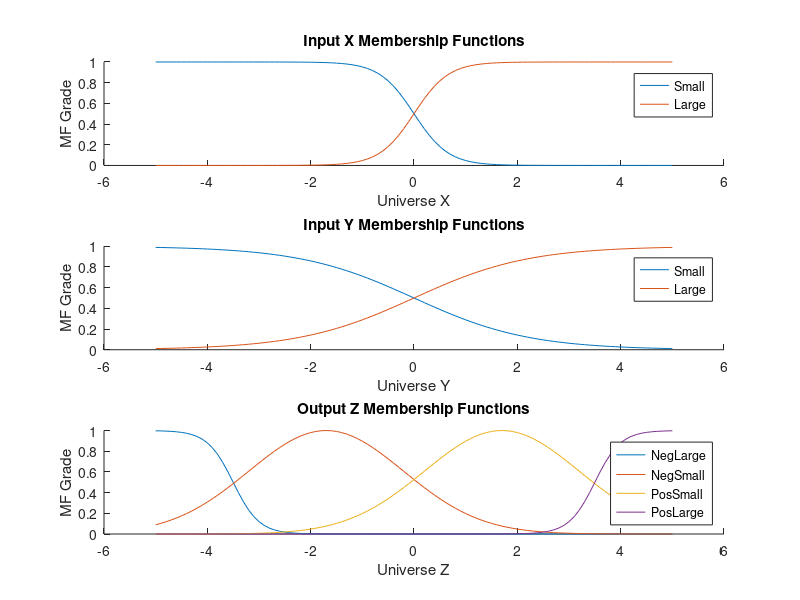
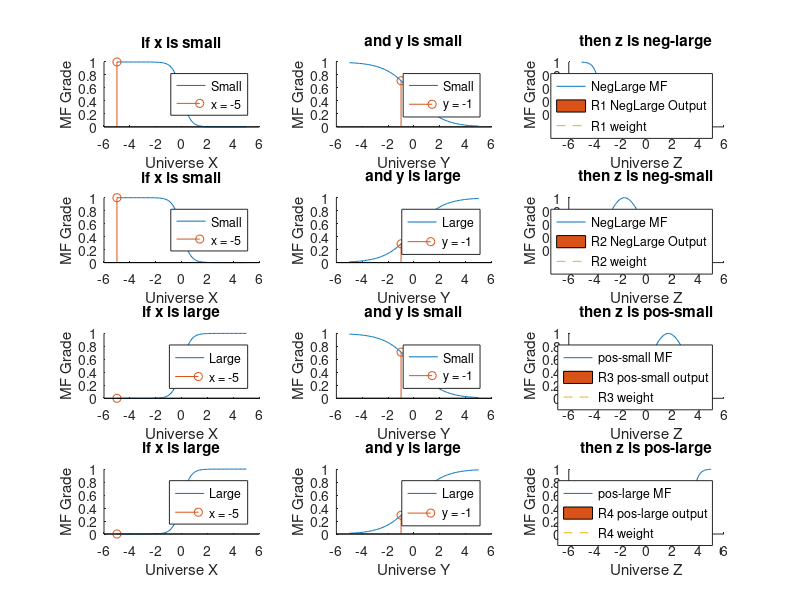

The MATLAB script that drew these images, in order: (Note: a time limit stopped this script after it produced the figures.)
x = [-5:.1:5];
y = x;

% X input MF's
xsmall = 1./(1+exp(-(-3)*(x-0)));
xlarge = 1./(1+exp(-(3)*(x-0)));

subplot(3,1,1);
hold on
plot(x,xsmall);
plot(x,xlarge);
xlabel('Universe X');
ylabel('MF Grade');
title('Input X Membership Functions');
legend('Small', 'Large')

% Y input MF's
ysmall = 1./(1+exp(-(-0.9)*(y-0)));
ylarge = 1./(1+exp(-(0.9)*(y-0)));

subplot(3,1,2);
hold on
plot(y,ysmall);
plot(y,ylarge);
xlabel('Universe Y');
ylabel('MF Grade');
title('Input Y Membership Functions');
legend('Small', 'Large')

% Z output MF's
zneglarge = 1./(1+exp(-(-4)*(x-(-3.5))));
znegsmall = exp(-0.5*(((x-(-1.7))/1.5).^2));
zpossmall = exp(-0.5*(((x-(1.7))/1.5).^2));
zposlarge = 1./(1+exp(-(4)*(x-(3.5))));

subplot(3,1,3);
hold on
plot(x,zneglarge);
plot(x,znegsmall);
plot(x,zpossmall);
plot(x,zposlarge);
xlabel('Universe Z');
ylabel('MF Grade');
title('Output Z Membership Functions');
legend('NegLarge', 'NegSmall', 'PosSmall', 'PosLarge')

%% Product Inference Engine (PIE)

% Crisp inputs are used as fuzzy singleton facts
xfacts = [-5 0 1];
yfacts = [-1 0 5];

% Evaluate X and Y membership functions at these fact values
% this output known as "firing strength" ?
xfacts_xsmall_MFgrade = 1./(1+exp(-(-3)*(xfacts-0)));
xfacts_xlarge_MFgrade = 1./(1+exp(-(3)*(xfacts-0)));
yfacts_ysmall_MFgrade = 1./(1+exp(-(-0.9)*(yfacts-0)));
yfacts_ylarge_MFgrade = 1./(1+exp(-(0.9)*(yfacts-0)));
  
% Rule 1, if x is small and y is small then z is neglarge
wR1 = xfacts_xsmall_MFgrade .* yfacts_ysmall_MFgrade;    % this is the "rule weight" from all inputs (antecedents)?
R1_zneglarge = wR1' * zneglarge;
% Rule 2, if x is small and y is large then z is negsmall
wR2 = xfacts_xsmall_MFgrade .* yfacts_ylarge_MFgrade;
R2_znegsmall = wR2' * znegsmall;
% Rule 3, if x is large and y is small then z is possmall
wR3 = xfacts_xlarge_MFgrade .* yfacts_ysmall_MFgrade;
R3_zpossmall = wR3' * zpossmall;
% Rule 4, if x is large and y is large then z is poslarge
wR4 = xfacts_xlarge_MFgrade .* yfacts_ylarge_MFgrade;
R4_zposlarge = wR4' * zposlarge;


%% Plot everything

for i=1:length(xfacts),
    % Plot Rule 1
    figure();
    subplot(4,3,1);
    hold on
    plot(x,xsmall);
    stem(xfacts(i),xfacts_xsmall_MFgrade(i)); % Small MF grade for x 
    xlabel('Universe X');
    ylabel('MF Grade');
    title('if x is small');
    legend('Small', sprintf('x = %i', xfacts(i)))

    subplot(4,3,2);
    hold on
    plot(y,ysmall);
    stem(yfacts(i),yfacts_ysmall_MFgrade(i)); % Small MF grade for y 
    xlabel('Universe Y');
    ylabel('MF Grade');
    title('and y is small');
    legend('Small', sprintf('y = %i', yfacts(i)))

    subplot(4,3,3);
    hold on
    plot(x,zneglarge);
    area(x,R1_zneglarge(i,:));
    temp = ones(length(x)) * wR1(i);
    plot(x,temp, '--');    % Product of x and y MF grades = rule weight? 
    xlabel('Universe Z');
    ylabel('MF Grade');
    title('then z is neg-large');
    legend('NegLarge MF', 'R1 NegLarge Output', 'R1 weight')

    % Plot Rule 2
    subplot(4,3,4);
    hold on
    plot(x,xsmall);
    stem(xfacts(i),xfacts_xsmall_MFgrade(i)); % Small MF grade for x 
    xlabel('Universe X');
    ylabel('MF Grade');
    title('if x is small');
    legend('Small', sprintf('x = %i', xfacts(i)))

    subplot(4,3,5);
    hold on
    plot(y,ylarge);
    stem(yfacts(i),yfacts_ylarge_MFgrade(i)); % Small MF grade for y 
    xlabel('Universe Y');
    ylabel('MF Grade');
    title('and y is large');
    legend('Large', sprintf('y = %i', yfacts(i)))

    subplot(4,3,6);
    hold on
    plot(x,znegsmall);
    area(x,R2_znegsmall(i,:));
    temp = ones(length(x)) * wR2(i);
    plot(x,temp, '--');    % Product of x and y MF grades = rule weight? 
    xlabel('Universe Z');
    ylabel('MF Grade');
    title('then z is neg-small');
    legend('NegLarge MF', 'R2 NegLarge Output', 'R2 weight')

    % Plot Rule 3
    subplot(4,3,7);
    hold on
    plot(x,xlarge);
    stem(xfacts(i),xfacts_xlarge_MFgrade(i)); % Large MF grade for x 
    xlabel('Universe X');
    ylabel('MF Grade');
    title('if x is large');
    legend('Large', sprintf('x = %i', xfacts(i)))

    subplot(4,3,8);
    hold on
    plot(y,ysmall);
    stem(yfacts(i),yfacts_ysmall_MFgrade(i)); % Small MF grade for y 
    xlabel('Universe Y');
    ylabel('MF Grade');
    title('and y is small');
    legend('Small', sprintf('y = %i', yfacts(i)))

    subplot(4,3,9);
    hold on
    plot(x,zpossmall);
    area(x,R3_zpossmall(i,:));
    temp = ones(length(x)) * wR3(i);
    plot(x,temp, '--');    % Product of x and y MF grades = rule weight? 
    xlabel('Universe Z');
    ylabel('MF Grade');
    title('then z is pos-small');
    legend('pos-small MF', 'R3 pos-small output', 'R3 weight')

    % Plot Rule 4
    subplot(4,3,10);
    hold on
    plot(x,xlarge);
    stem(xfacts(i),xfacts_xlarge_MFgrade(i)); % Large MF grade for x 
    xlabel('Universe X');
    ylabel('MF Grade');
    title('if x is large');
    legend('Large', sprintf('x = %i', xfacts(i)))

    subplot(4,3,11);
    hold on
    plot(y,ylarge);
    stem(yfacts(i),yfacts_ylarge_MFgrade(i)); % Large MF grade for y 
    xlabel('Universe Y');
    ylabel('MF Grade');
    title('and y is large');
    legend('Large', sprintf('y = %i', yfacts(i)))

    subplot(4,3,12);
    hold on
    plot(x,zposlarge);
    area(x,R4_zposlarge(i,:));
    temp = ones(length(x)) * wR4(i);
    plot(x,temp, '--');    % Product of x and y MF grades = rule weight? 
    xlabel('Universe Z');
    ylabel('MF Grade');
    title('then z is pos-large');
    legend('pos-large MF', 'R4 pos-large output', 'R4 weight')
end

%% CA Defuzzification

% determine center points for fuzzy outputs Z
% sigmoids are arbitrary, based on class slides
zneglarge_center = -4;  
zposlarge = 4;          
% gaussians, find 
znegsmall
zpossmall


% single point x,y example
figure()
hold on
area(x,R1_zneglarge(3,:));
temp = ones(length(x)) * wR1(3);
plot(x,temp, '--');
area(x,R2_znegsmall(3,:));
temp = ones(length(x)) * wR2(3);
plot(x,temp, '--');
area(x,R3_zpossmall(3,:));
temp = ones(length(x)) * wR3(3);
plot(x,temp, '--');
area(x,R4_zposlarge(3,:));
temp = ones(length(x)) * wR4(3);
plot(x,temp, '--');
